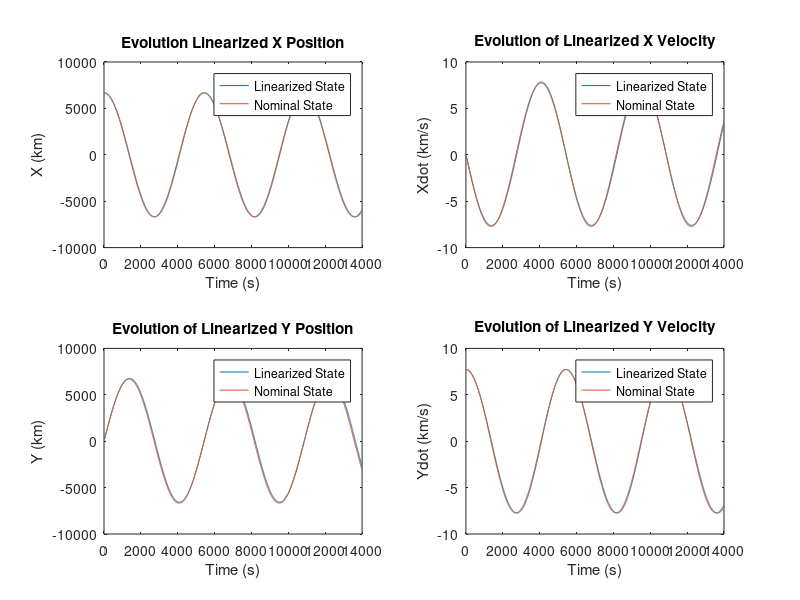
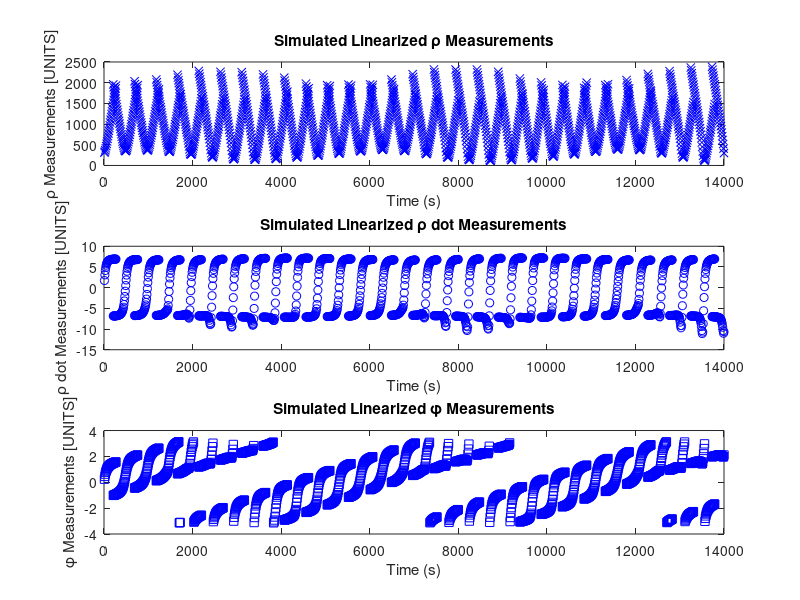

Recreate these plots in MATLAB, in order.
% Pt 1: take given nonlinear dynamics and create CT linearized model 
% matrices. This means saying the state is approximately equal
% to the nominal state plus perturbations, and state derivative is
% equal to the nonlinear dynamics evaluated at the nominal state +
% perturbations + the jacobian of the nonlinear dynamics evaluated at the
% nominal state times the perturbations, plus higher order terms that we
% ignore. then we find that the derivative of perturbations is equalt to
% those jacobians times the perturbations. So we can compute the
% change in perturbations instead of the change in state. Then all of the
% jacobians are computed to find A, B, C, D, the continuous time linearized
% model matrices

% Pt 2: Finding the nominal state and evaluating the CT matrices here. The
% initial state is given, and we use 0 input since it is a natural circular
% orbit. The nominal trajectory needs to be computed in X and Y
% coordinates, so it is not a constant state (r and v would be constant in
% rotating rth frame). So the nominal state is a function of time, and we
% can evaluate the matrices here.
% Then, we convert to DT. This means we got from dxdot = Adx + Bdu to dx(k+1) =
% Fdx(k) + Gdu(k). The new matrices are approximated with Euler integration

% Pt 3: Code up the DT model matrices and simulate the linerized dynamics.
% Also simulate the nonlinear dynamics.

%% Simulate Linearized DT Dynamics

% Given constant parameters
mu = 398600; % [km^3/s^2] gravitational parameter for Earth
r0 = 6678; % [km] nominal orbit radius
R_E = 6378; % [km] Earth's radius
wE = 2*pi/86400; % [rad/s] Earth's angular rotation rate
w0 = sqrt(mu/r0^3); % [rad/s] spacecraft's nominal angular rate

% Given initial state in Earth-centered coordinates
X_0 = r0; % [km] 
Xdot_0 = 0; % [km/s] 
Y_0 = 0; % [km]
Ydot_0 = r0*sqrt(mu/r0^3); % [km/s]
% Pack into initial state vector
x0 = [X_0 Xdot_0 Y_0 Ydot_0]';
n = length(x0); % number of states

% Define time for simulation
delT = 10; % [s] time step
T = 2*pi*sqrt(r0^3/mu); % [s] orbit period
t = 10:delT:14000; % time vector
N = length(t);

% Initialize perturbationn history matrix
dxHist = zeros(n,N);
%%%%%% Choose reasonable initial perturbation?
dx0 = [.1 .1 .005 .005]';
% Initialize as first perturbation in loop
dx_k = dx0;

for k = 1:N
    % Compute linearized DT dynamics matrix for this time step
    alpha = w0*t(k);
    F_k = [1 delT 0 0;
          delT*mu/r0^3*(3*cos(alpha)^2-1)   1   3*delT*mu/r0^3*cos(alpha)*sin(alpha)  0;
          0 0 1 delT;
          3*delT*mu/r0^3*cos(alpha)*sin(alpha)  0  delT*mu/r0^3*(3*sin(alpha)^2-1)  1];
    
    % Compute perturbation at time k using previous perturbation
    dx_k = F_k*dx_k; % No control input perturbations
    
    % Log perturbation in history matrix
    dxHist(:,k) = dx_k;
end

% Generate nominal trajectory
xnomHist = zeros(n,N);
for k = 1:N
    alpha = w0*t(k);
    xnomHist(:,k) = [r0*cos(alpha); -r0*w0*sin(alpha); ...
                     r0*sin(alpha); r0*w0*cos(alpha)];
end

% Add perturbations to nominal trajectory to generate linearized state
xLinHist = xnomHist + dxHist;

% Plot linearized state history
figure
subplot(2,2,1)
plot(t,xLinHist(1,:))
hold on
plot(t,xnomHist(1,:))
xlabel('Time (s)')
ylabel('X (km)')
title('Evolution Linearized X Position')
legend('Linearized State','Nominal State')

subplot(2,2,2)
plot(t,xLinHist(2,:))
hold on
plot(t,xnomHist(2,:))
xlabel('Time (s)')
ylabel('Xdot (km/s)')
title('Evolution of Linearized X Velocity')
legend('Linearized State','Nominal State')

subplot(2,2,3)
plot(t,xLinHist(3,:))
hold on
plot(t,xnomHist(3,:))
xlabel('Time (s)')
ylabel('Y (km)')
title('Evolution of Linearized Y Position')
legend('Linearized State','Nominal State')

subplot(2,2,4)
plot(t,xLinHist(4,:))
hold on
plot(t,xnomHist(4,:))
xlabel('Time (s)')
ylabel('Ydot (km/s)')
title('Evolution of Linearized Y Velocity')
legend('Linearized State','Nominal State')

%% Simulate Linearized DT Measurements

% Model: dy_k = H_k*dx_k

% H_k = a stack C matrices for visible stations at that time tk
% Every time tk has p(tk) = 3*Ns(tk) measurements where Ns is the number of
% visible stations at that time

% A station is visible and generates a 3x1 measurement vector if
% phi_i is within [-pi/2+theta_i, pi/2+theta_i]
% where theta_i(t) = atan2(Y_i(t),X_i(t))

% 12 stations within constant positions on Earth, but rotating because
% Earth is rotating

% At every time t, need to compute new positions for each station and
% evaluate if they are visible, and if so generate a measurement (need to
% build the C matrix for that station at that time and stack with the rest
% to multiply by the state at that time (and its all actually
% perturbations that we add to the nominal, so must generate a nominal 
% solution too))

% Compute initial position for each station
theta0 = zeros(12,1);
Xs_0 = zeros(12,1); % station X position
Ys_0 = zeros(12,1); % station Y position
for i = 1:12
    theta0(i) = (i-1)*pi/6;
    Xs_0(i) = R_E*cos(theta0(i));
    Ys_0(i) = R_E*sin(theta0(i));
end

% Initialize measurement matrices
% A maximum of 2 stations are visible at a time, so need 2*3 rows
dyHist = NaN(2*3,N);
ynomHist = NaN(2*3,N);
yHist = NaN(2*3,N);

% Outer loop: loop through all instants of time
for k = 1:N
    
    % Extract states for this instant
    X_k = xLinHist(1,k);
    Xdot_k = xLinHist(2,k);
    Y_k = xLinHist(3,k);
    Ydot_k = xLinHist(4,k);

    % Extract nominal states for this instant
    Xnom_k = xnomHist(1,k);
    XdotNom_k = xnomHist(2,k);
    Ynom_k = xnomHist(3,k);
    YdotNom_k = xnomHist(4,k);
    H_k = [];
    ynom_k = [];

    % Inner loop: loop through each station
    for i = 1:12

        % Compute position and velocity for each station at this instant
        Xs_i = R_E*cos(wE*t(k) + theta0(i));
        Xsdot_i = -R_E*sin(wE*t(k) + theta0(i))*wE;
        Ys_i = R_E*sin(wE*t(k) + theta0(i));
        Ysdot_i = R_E*cos(wE*t(k) + theta0(i))*wE;
        theta_i = atan2(Ys_i,Xs_i);

        % Compute phi to check station visibility
        phi_i = atan2(Ynom_k - Ys_i,Xnom_k - Xs_i);

        % Wrap the relative angle (phi_i - theta_i) into [-pi, pi]
        relAngle = atan2(sin(phi_i - theta_i), cos(phi_i - theta_i));

        % Check visibility
        if relAngle >= -pi/2 && relAngle <= pi/2
            % If station is visible, compute rhoNom and rhodotNom to build
            % C matrix
            rhoNom_i = sqrt((Xnom_k - Xs_i)^2 + (Ynom_k - Ys_i)^2);
            rhodotNom_i = ((Xnom_k - Xs_i)*(XdotNom_k - Xsdot_i) ...
                + (Ynom_k - Ys_i)*(YdotNom_k - Ysdot_i))/rhoNom_i;

            % Store nominal measurement
            ynom_i = [rhoNom_i rhodotNom_i phi_i]';
            ynom_k = [ynom_k; ynom_i];
            
            % Build C matrix
            C11 = (Xnom_k - Xs_i)/rhoNom_i;
            C13 = (Ynom_k - Ys_i)/rhoNom_i;
            C21 = (XdotNom_k - Xsdot_i)/rhoNom_i ...
                   - (rhodotNom_i*(Xnom_k - Xs_i))/rhoNom_i^2;
            C22 = C11;
            C23 = (YdotNom_k - Ysdot_i)/rhoNom_i ...
                   - (rhodotNom_i*(Ynom_k - Ys_i))/rhoNom_i^2;
            C24 = C13;
            C31 = -(Ynom_k - Ys_i)/rhoNom_i^2;
            C33 = (Xnom_k - Xs_i)/rhoNom_i^2;
            C_i = [C11 0 C13 0; C21 C22 C23 C24; C31 0 C33 0];
            
            % Stack C matrices into H_k matrix
            H_k = [H_k; C_i];
            % H_k will have 3*Ns where Ns is the number of visible stations
        end
            % if  station is not visible, no C matrix, no measurement
    end

    % Compute measurement perturbation for this instant
    dy_k = H_k*dxHist(:,k); % dy_k will be 3*Ns x 1
    % Store measurement perturbation 
    dyHist(1:length(dy_k),k) = dy_k;

    % Compute total measurement for this instant
    y_k = dy_k + ynom_k;
    % Keep phi measurements between -pi and pi
    y_k(3) = atan2(sin(y_k(3)), cos(y_k(3)));
    if length(y_k) == 6
        y_k(6) = atan2(sin(y_k(6)), cos(y_k(6)));
    end
    % Store nominal and total measurements
    ynomHist(1:length(ynom_k),k) = ynom_k;
    yHist(1:length(y_k),k) = y_k;
end

% Plot simulated measurements
figure
% Plot rho measurements with nominal measurements
subplot(3,1,1)
plot(t,yHist(1,:),'x','Color','blue')
hold on
plot(t,yHist(4,:),'x','Color','blue')
xlabel('Time (s)')
ylabel('\rho Measurements [UNITS]')
title('Simulated Linearized \rho Measurements')
% Plot rhodot measurements with nominal measurements
subplot(3,1,2)
plot(t,yHist(2,:),'o','Color','blue')
hold on
plot(t,yHist(5,:),'o','Color','blue')
xlabel('Time (s)')
ylabel('\rho dot Measurements [UNITS]')
title('Simulated Linearized \rho dot Measurements')
% Plot phi measurements with nominal measurements
subplot(3,1,3)
plot(t,yHist(3,:),'s','Color','blue')
hold on
plot(t,yHist(6,:),'s','Color','blue')
xlabel('Time (s)')
ylabel('\phi Measurements [UNITS]')
title('Simulated Linearized \phi Measurements')
